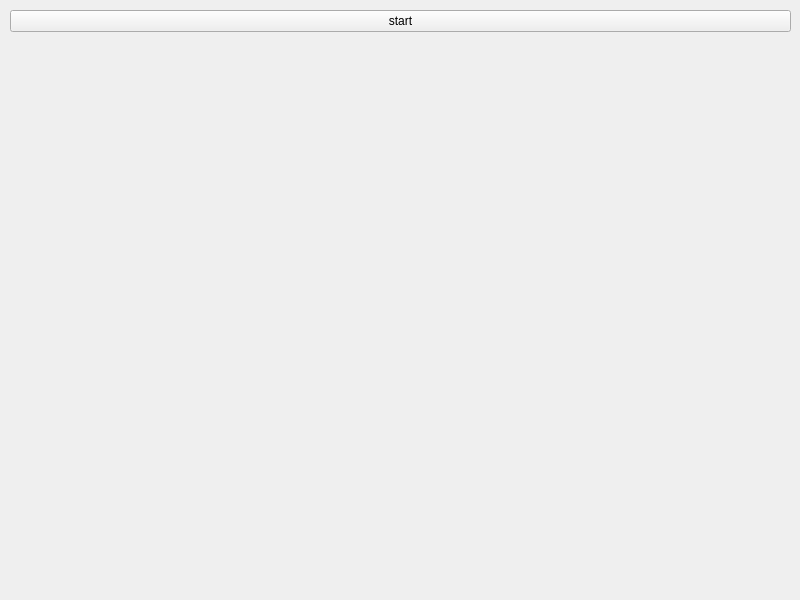
<?xml version="1.0" encoding="UTF-8"?>
<ui version="4.0">
 <class>MainWindow</class>
 <widget class="QMainWindow" name="MainWindow">
  <property name="geometry">
   <rect>
    <x>0</x>
    <y>0</y>
    <width>800</width>
    <height>600</height>
   </rect>
  </property>
  <property name="windowTitle">
   <string>MainWindow</string>
  </property>
  <widget class="QWidget" name="centralwidget">
   <widget class="QWidget" name="verticalLayoutWidget">
    <property name="geometry">
     <rect>
      <x>10</x>
      <y>10</y>
      <width>781</width>
      <height>581</height>
     </rect>
    </property>
    <layout class="QVBoxLayout" name="verticalLayout">
     <item>
      <widget class="QPushButton" name="pushButton_start">
       <property name="text">
        <string>start</string>
       </property>
      </widget>
     </item>
     <item>
      <widget class="QLabel" name="label_plt">
       <property name="text">
        <string/>
       </property>
       <property name="pixmap">
        <pixmap resource="myResources.qrc">:/images/icons/bulb-off-16.png</pixmap>
       </property>
       <property name="alignment">
        <set>Qt::AlignCenter</set>
       </property>
      </widget>
     </item>
    </layout>
   </widget>
  </widget>
 </widget>
 <resources>
  <include location="myResources.qrc"/>
 </resources>
 <connections/>
</ui>
